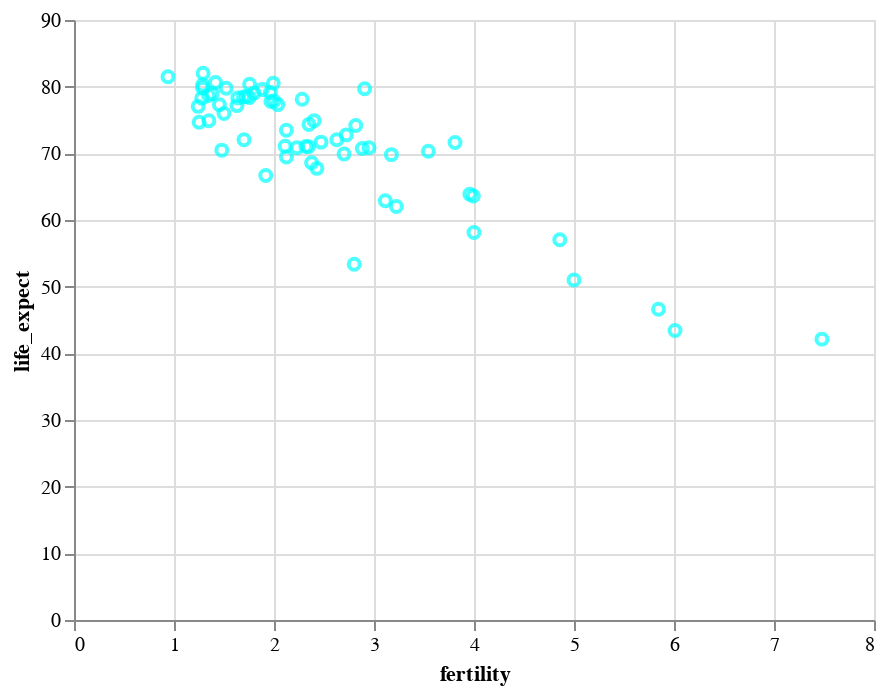

Notebook code for this chart:
### Code cell
alt.Chart(df2k).mark_point(color="aqua").encode(
    alt.X("fertility:Q"),
    alt.Y("life_expect:Q")
)

### Figure 1 — Vega-Lite specification as saved in the notebook (floating-point values rounded to 4 significant figures)
{"$schema": "https://vega.github.io/schema/vega-lite/v4.8.1.json", "config": {"view": {"continuousHeight": 300, "continuousWidth": 400}}, "data": {"name": "data-fdeb0b749a6385830bd1445d39ad6ea0"}, "datasets": {"data-fdeb0b749a6385830bd1445d39ad6ea0": [{"cluster": 0, "country": "Afghanistan", "fertility": 7.479, "life_expect": 42.13, "pop": 23898198, "year": 2000}, {"cluster": 3, "country": "Argentina", "fertility": 2.35, "life_expect": 74.34, "pop": 37497728, "year": 2000}, {"cluster": 3, "country": "Aruba", "fertility": 2.124, "life_expect": 73.45, "pop": 69539, "year": 2000}, {"cluster": 4, "country": "Australia", "fertility": 1.756, "life_expect": 80.37, "pop": 19164620, "year": 2000}, {"cluster": 1, "country": "Austria", "fertility": 1.382, "life_expect": 78.98, "pop": 8113413, "year": 2000}, {"cluster": 3, "country": "Bahamas", "fertility": 2.111, "life_expect": 71.07, "pop": 290075, "year": 2000}, {"cluster": 0, "country": "Bangladesh", "fertility": 3.224, "life_expect": 62.01, "pop": 130406594, "year": 2000}, {"cluster": 3, "country": "Barbados", "fertility": 1.5, "life_expect": 75.97, "pop": 273483, "year": 2000}, {"cluster": 1, "country": "Belgium", "fertility": 1.638, "life_expect": 78.32, "pop": 10263618, "year": 2000}, {"cluster": 3, "country": "Bolivia", "fertility": 3.958, "life_expect": 63.88, "pop": 8152620, "year": 2000}, {"cluster": 3, "country": "Brazil", "fertility": 2.345, "life_expect": 71.01, "pop": 175552771, "year": 2000}, {"cluster": 3, "country": "Canada", "fertility": 1.522, "life_expect": 79.77, "pop": 31278097, "year": 2000}, {"cluster": 3, "country": "Chile", "fertility": 2, "life_expect": 77.86, "pop": 15153450, "year": 2000}, {"cluster": 4, "country": "China", "fertility": 1.7, "life_expect": 72.03, "pop": 1262645000, "year": 2000}, {"cluster": 3, "country": "Colombia", "fertility": 2.47, "life_expect": 71.68, "pop": 39685655, "year": 2000}, {"cluster": 3, "country": "Costa Rica", "fertility": 2.281, "life_expect": 78.12, "pop": 3710558, "year": 2000}, {"cluster": 1, "country": "Croatia", "fertility": 1.348, "life_expect": 74.88, "pop": 4410830, "year": 2000}, {"cluster": 3, "country": "Cuba", "fertility": 1.63, "life_expect": 77.16, "pop": 11134273, "year": 2000}, {"cluster": 3, "country": "Dominican Republic", "fertility": 2.95, "life_expect": 70.85, "pop": 8385828, "year": 2000}, {"cluster": 3, "country": "Ecuador", "fertility": 2.817, "life_expect": 74.17, "pop": 12505204, "year": 2000}, {"cluster": 5, "country": "Egypt", "fertility": 3.174, "life_expect": 69.81, "pop": 70492342, "year": 2000}, {"cluster": 3, "country": "El Salvador", "fertility": 2.883, "life_expect": 70.73, "pop": 6122515, "year": 2000}, {"cluster": 1, "country": "Finland", "fertility": 1.754, "life_expect": 78.37, "pop": 5168595, "year": 2000}, {"cluster": 1, "country": "France", "fertility": 1.883, "life_expect": 79.59, "pop": 59381628, "year": 2000}, {"cluster": 1, "country": "Georgia", "fertility": 1.478, "life_expect": 70.48, "pop": 4777209, "year": 2000}, {"cluster": 1, "country": "Germany", "fertility": 1.346, "life_expect": 78.67, "pop": 82187909, "year": 2000}, {"cluster": 1, "country": "Greece", "fertility": 1.277, "life_expect": 78.26, "pop": 10559110, "year": 2000}, {"cluster": 3, "country": "Grenada", "fertility": 2.429, "life_expect": 67.75, "pop": 89312, "year": 2000}, {"cluster": 3, "country": "Haiti", "fertility": 4, "life_expect": 58.14, "pop": 7306302, "year": 2000}, {"cluster": 4, "country": "Hong Kong", "fertility": 0.94, "life_expect": 81.5, "pop": 6658720, "year": 2000}, {"cluster": 1, "country": "Iceland", "fertility": 1.993, "life_expect": 80.5, "pop": 281043, "year": 2000}, {"cluster": 0, "country": "India", "fertility": 3.113, "life_expect": 62.88, "pop": 1007702000, "year": 2000}, {"cluster": 4, "country": "Indonesia", "fertility": 2.376, "life_expect": 68.59, "pop": 206265000, "year": 2000}, {"cluster": 5, "country": "Iran", "fertility": 2.124, "life_expect": 69.45, "pop": 65660289, "year": 2000}, {"cluster": 5, "country": "Iraq", "fertility": 4.858, "life_expect": 57.05, "pop": 22675617, "year": 2000}, {"cluster": 1, "country": "Ireland", "fertility": 1.969, "life_expect": 77.78, "pop": 3791690, "year": 2000}, {"cluster": 5, "country": "Israel", "fertility": 2.906, "life_expect": 79.7, "pop": 5842454, "year": 2000}, {"cluster": 1, "country": "Italy", "fertility": 1.286, "life_expect": 80.24, "pop": 57719337, "year": 2000}, {"cluster": 3, "country": "Jamaica", "fertility": 2.628, "life_expect": 72.05, "pop": 2615467, "year": 2000}, {"cluster": 4, "country": "Japan", "fertility": 1.291, "life_expect": 82, "pop": 126699784, "year": 2000}, {"cluster": 2, "country": "Kenya", "fertility": 5, "life_expect": 50.99, "pop": 29985839, "year": 2000}, {"cluster": 4, "country": "South Korea", "fertility": 1.917, "life_expect": 66.66, "pop": 21647682, "year": 2000}, {"cluster": 4, "country": "North Korea", "fertility": 1.242, "life_expect": 77.05, "pop": 47351083, "year": 2000}, {"cluster": 5, "country": "Lebanon", "fertility": 2.319, "life_expect": 71.03, "pop": 3578036, "year": 2000}, {"cluster": 3, "country": "Mexico", "fertility": 2.401, "life_expect": 74.9, "pop": 99926620, "year": 2000}, {"cluster": 1, "country": "Netherlands", "fertility": 1.726, "life_expect": 78.53, "pop": 15907853, "year": 2000}, {"cluster": 4, "country": "New Zealand", "fertility": 1.964, "life_expect": 79.11, "pop": 3819762, "year": 2000}, {"cluster": 2, "country": "Nigeria", "fertility": 5.845, "life_expect": 46.61, "pop": 114306700, "year": 2000}, {"cluster": 1, "country": "Norway", "fertility": 1.801, "life_expect": 79.05, "pop": 4492400, "year": 2000}, {"cluster": 0, "country": "Pakistan", "fertility": 3.994, "life_expect": 63.61, "pop": 146342958, "year": 2000}, {"cluster": 3, "country": "Peru", "fertility": 2.7, "life_expect": 69.91, "pop": 25979722, "year": 2000}, {"cluster": 4, "country": "Philippines", "fertility": 3.544, "life_expect": 70.3, "pop": 79739825, "year": 2000}, {"cluster": 1, "country": "Poland", "fertility": 1.251, "life_expect": 74.67, "pop": 38654164, "year": 2000}, {"cluster": 1, "country": "Portugal", "fertility": 1.454, "life_expect": 77.29, "pop": 10335597, "year": 2000}, {"cluster": 2, "country": "Rwanda", "fertility": 6.01, "life_expect": 43.41, "pop": 7507056, "year": 2000}, {"cluster": 5, "country": "Saudi Arabia", "fertility": 3.81, "life_expect": 71.63, "pop": 23153090, "year": 2000}, {"cluster": 2, "country": "South Africa", "fertility": 2.802, "life_expect": 53.37, "pop": 44066197, "year": 2000}, {"cluster": 1, "country": "Spain", "fertility": 1.287, "life_expect": 79.78, "pop": 40016081, "year": 2000}, {"cluster": 1, "country": "Switzerland", "fertility": 1.415, "life_expect": 80.62, "pop": 7266920, "year": 2000}, {"cluster": 1, "country": "Turkey", "fertility": 2.23, "life_expect": 70.84, "pop": 65666677, "year": 2000}, {"cluster": 1, "country": "United Kingdom", "fertility": 1.695, "life_expect": 78.47, "pop": 59522468, "year": 2000}, {"cluster": 3, "country": "United States", "fertility": 2.038, "life_expect": 77.31, "pop": 282338631, "year": 2000}, {"cluster": 3, "country": "Venezuela", "fertility": 2.723, "life_expect": 72.77, "pop": 23542649, "year": 2000}]}, "encoding": {"x": {"field": "fertility", "type": "quantitative"}, "y": {"field": "life_expect", "type": "quantitative"}}, "mark": {"color": "aqua", "type": "point"}}
